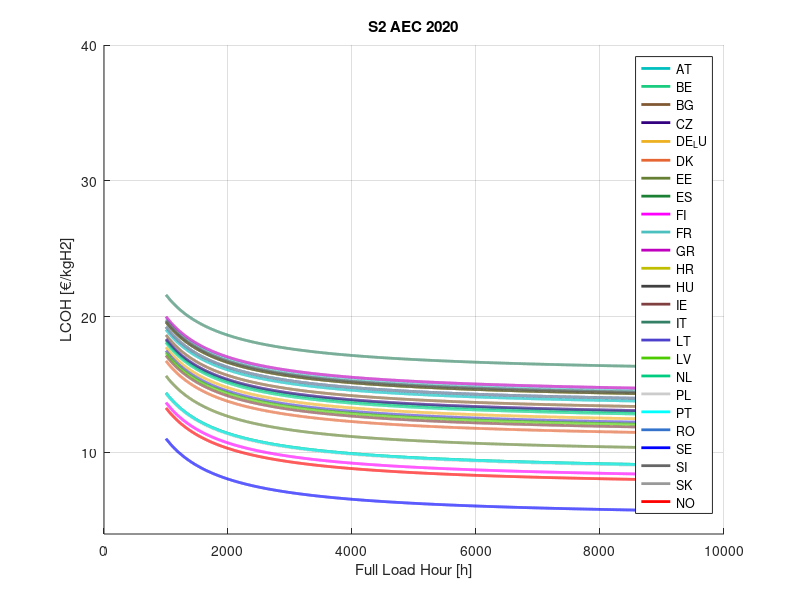

MATLAB code for this plot:
num_simulations = 1000;

%Common parameters
Discount_Rate_min = 0.06;       % assume 6-8%
Discount_Rate_max = 0.08;
Discount_Rate_values = unifrnd(Discount_Rate_min, Discount_Rate_max, [num_simulations, 1]);

Lifetime = 20;    % years

% Define electricity costs
electricity_cost_AT     = 0.261;
electricity_cost_BE     = 0.245;
electricity_cost_BG     = 0.253;
electricity_cost_CZ     = 0.247;
electricity_cost_DE_LU  = 0.235;
electricity_cost_DK     = 0.215;
electricity_cost_EE     = 0.193;
electricity_cost_ES     = 0.168;
electricity_cost_FI     = 0.154;
electricity_cost_FR     = 0.276;
electricity_cost_GR     = 0.280;
electricity_cost_HR     = 0.272;
electricity_cost_HU     = 0.272;
electricity_cost_IE     = 0.223;
electricity_cost_IT     = 0.312;
electricity_cost_LT     = 0.230;
electricity_cost_LV     = 0.227;
electricity_cost_NL     = 0.242;
electricity_cost_PL     = 0.167;
electricity_cost_PT     = 0.168;
electricity_cost_RO     = 0.265;
electricity_cost_SE     = 0.101;
electricity_cost_SI     = 0.274;
electricity_cost_SK     = 0.265;
electricity_cost_NO     = 0.146;


FLH = [1000:8760];

LHV = 33.33;    %kWh/kgH2

%AEC parameters
CAPEX_System_AEC_mean = 950;     % $/kW
CAPEX_System_AEC_std = 387.3;
CAPEX_System_AEC_values = normrnd(CAPEX_System_AEC_mean, CAPEX_System_AEC_std, [num_simulations,1]);
CAPEX_System_AEC_values(CAPEX_System_AEC_values < 500) = 500;
CAPEX_System_AEC_values(CAPEX_System_AEC_values > 1400) = 1400;

%CAPEX_Stack_AEC_values = 0.35*CAPEX_System_AEC_values;     % 35% of CAPEX system
CAPEX_AEC_values = CAPEX_System_AEC_values;

OPEX_AEC_values = 3;

System_Efficiency_AEC_mean = 0.665;
System_Efficiency_AEC_std = 0.0271;
System_Efficiency_AEC_values = normrnd(System_Efficiency_AEC_mean, System_Efficiency_AEC_std, [num_simulations,1]);
System_Efficiency_AEC_values(System_Efficiency_AEC_values < 0.63) = 0.63;
System_Efficiency_AEC_values(System_Efficiency_AEC_values > 0.7) = 0.7;

% Calculate SOEC LCOH values
term1_S = LHV ./ (System_Efficiency_AEC_values);
term2_S = Discount_Rate_values .* (1 + Discount_Rate_values).^Lifetime;
term3_S = (OPEX_AEC_values / 100);
term4_S = CAPEX_AEC_values ./ FLH;
AT = term1_S .* ((term2_S ./ ((1 + Discount_Rate_values).^Lifetime - 1) + term3_S) .* term4_S + electricity_cost_AT);
BE = term1_S .* ((term2_S ./ ((1 + Discount_Rate_values).^Lifetime - 1) + term3_S) .* term4_S + electricity_cost_BE);
BG = term1_S .* ((term2_S ./ ((1 + Discount_Rate_values).^Lifetime - 1) + term3_S) .* term4_S + electricity_cost_BG);
CZ = term1_S .* ((term2_S ./ ((1 + Discount_Rate_values).^Lifetime - 1) + term3_S) .* term4_S + electricity_cost_CZ);
DE_LU = term1_S .* ((term2_S ./ ((1 + Discount_Rate_values).^Lifetime - 1) + term3_S) .* term4_S + electricity_cost_DE_LU);
DK = term1_S .* ((term2_S ./ ((1 + Discount_Rate_values).^Lifetime - 1) + term3_S) .* term4_S + electricity_cost_DK);
EE = term1_S .* ((term2_S ./ ((1 + Discount_Rate_values).^Lifetime - 1) + term3_S) .* term4_S + electricity_cost_EE);
ES = term1_S .* ((term2_S ./ ((1 + Discount_Rate_values).^Lifetime - 1) + term3_S) .* term4_S + electricity_cost_ES);
FI = term1_S .* ((term2_S ./ ((1 + Discount_Rate_values).^Lifetime - 1) + term3_S) .* term4_S + electricity_cost_FI);
FR = term1_S .* ((term2_S ./ ((1 + Discount_Rate_values).^Lifetime - 1) + term3_S) .* term4_S + electricity_cost_FR);
GR = term1_S .* ((term2_S ./ ((1 + Discount_Rate_values).^Lifetime - 1) + term3_S) .* term4_S + electricity_cost_GR);
HR = term1_S .* ((term2_S ./ ((1 + Discount_Rate_values).^Lifetime - 1) + term3_S) .* term4_S + electricity_cost_HR);
HU = term1_S .* ((term2_S ./ ((1 + Discount_Rate_values).^Lifetime - 1) + term3_S) .* term4_S + electricity_cost_HU);
IE = term1_S .* ((term2_S ./ ((1 + Discount_Rate_values).^Lifetime - 1) + term3_S) .* term4_S + electricity_cost_IE);
IT = term1_S .* ((term2_S ./ ((1 + Discount_Rate_values).^Lifetime - 1) + term3_S) .* term4_S + electricity_cost_IT);
LT = term1_S .* ((term2_S ./ ((1 + Discount_Rate_values).^Lifetime - 1) + term3_S) .* term4_S + electricity_cost_LT);
LV = term1_S .* ((term2_S ./ ((1 + Discount_Rate_values).^Lifetime - 1) + term3_S) .* term4_S + electricity_cost_LV);
NL = term1_S .* ((term2_S ./ ((1 + Discount_Rate_values).^Lifetime - 1) + term3_S) .* term4_S + electricity_cost_NL);
PL = term1_S .* ((term2_S ./ ((1 + Discount_Rate_values).^Lifetime - 1) + term3_S) .* term4_S + electricity_cost_PL);
PT = term1_S .* ((term2_S ./ ((1 + Discount_Rate_values).^Lifetime - 1) + term3_S) .* term4_S + electricity_cost_PT);
RO = term1_S .* ((term2_S ./ ((1 + Discount_Rate_values).^Lifetime - 1) + term3_S) .* term4_S + electricity_cost_RO);
SE = term1_S .* ((term2_S ./ ((1 + Discount_Rate_values).^Lifetime - 1) + term3_S) .* term4_S + electricity_cost_SE);
SI = term1_S .* ((term2_S ./ ((1 + Discount_Rate_values).^Lifetime - 1) + term3_S) .* term4_S + electricity_cost_SI);
SK = term1_S .* ((term2_S ./ ((1 + Discount_Rate_values).^Lifetime - 1) + term3_S) .* term4_S + electricity_cost_SK);
NO = term1_S .* ((term2_S ./ ((1 + Discount_Rate_values).^Lifetime - 1) + term3_S) .* term4_S + electricity_cost_NO);


avg_AT = mean(AT);
avg_BE = mean(BE);
avg_BG = mean(BG);
avg_CZ = mean(CZ);
avg_DE_LU = mean(DE_LU);
avg_DK = mean(DK);
avg_EE = mean(EE);
avg_ES = mean(ES);
avg_FI = mean(FI);
avg_FR = mean(FR);
avg_GR = mean(GR);
avg_HR = mean(HR);
avg_HU = mean(HU);
avg_IE = mean(IE);
avg_IT = mean(IT);
avg_LT = mean(LT);
avg_LV = mean(LV);
avg_NL = mean(NL);
avg_PL = mean(PL);
avg_PT = mean(PT);
avg_RO = mean(RO);
avg_SE = mean(SE);
avg_SI = mean(SI);
avg_SK = mean(SK);
avg_NO = mean(NO);


% Plotting LCOH for each country based on FLH
figure;
hold on;

plot(FLH, avg_AT, 'DisplayName', 'AT', 'LineWidth', 2, 'Color', [0,0.75,0.75]);
plot(FLH, avg_BE, 'DisplayName', 'BE', 'LineWidth', 2, 'Color', [0.1,0.8,0.5]);
plot(FLH, avg_BG, 'DisplayName', 'BG', 'LineWidth', 2, 'Color', [0.5,0.35,0.2]);
plot(FLH, avg_CZ, 'DisplayName', 'CZ', 'LineWidth', 2, 'Color', [0.2,0,0.5]);
plot(FLH, avg_DE_LU, 'DisplayName', 'DE_LU', 'LineWidth', 2, 'Color', [0.93,0.69,0.13]);
plot(FLH, avg_DK, 'DisplayName', 'DK', 'LineWidth', 2, 'Color', [0.9,0.4,0.2]);
plot(FLH, avg_EE, 'DisplayName', 'EE', 'LineWidth', 2, 'Color', [0.4,0.5,0.2]);
plot(FLH, avg_ES, 'DisplayName', 'ES', 'LineWidth', 2, 'Color', [0.1,0.5,0.2]);
plot(FLH, avg_FI, 'DisplayName', 'FI', 'LineWidth', 2, 'Color', 'm');
plot(FLH, avg_FR, 'DisplayName', 'FR', 'LineWidth', 2, 'Color', [0.3,0.75,0.75]);
plot(FLH, avg_GR, 'DisplayName', 'GR', 'LineWidth', 2, 'Color', [0.75,0,0.75]);
plot(FLH, avg_HR, 'DisplayName', 'HR', 'LineWidth', 2, 'Color', [0.75,0.75,0]);
plot(FLH, avg_HU, 'DisplayName', 'HU', 'LineWidth', 2, 'Color', [0.25,0.25,0.25]);
plot(FLH, avg_IE, 'DisplayName', 'IE', 'LineWidth', 2, 'Color', [0.5,0.25,0.25]);
plot(FLH, avg_IT, 'DisplayName', 'IT', 'LineWidth', 2, 'Color', [0.2,0.5,0.4]);
plot(FLH, avg_LT, 'DisplayName', 'LT', 'LineWidth', 2, 'Color', [0.3,0.25,0.8]);
plot(FLH, avg_LV, 'DisplayName', 'LV', 'LineWidth', 2, 'Color', [0.3,0.8,0]);
plot(FLH, avg_NL, 'DisplayName', 'NL', 'LineWidth', 2, 'Color', [0,0.8,0.5]);
plot(FLH, avg_PL, 'DisplayName', 'PL', 'LineWidth', 2, 'Color', [0.8,0.8,0.8]);
plot(FLH, avg_PT, 'DisplayName', 'PT', 'LineWidth', 2, 'Color', 'c');
plot(FLH, avg_RO, 'DisplayName', 'RO', 'LineWidth', 2, 'Color', [0.2,0.45,0.8]);
plot(FLH, avg_SE, 'DisplayName', 'SE', 'LineWidth', 2, 'Color', 'b');
plot(FLH, avg_SI, 'DisplayName', 'SI', 'LineWidth', 2, 'Color', [0.4,0.4,0.4]);
plot(FLH, avg_SK, 'DisplayName', 'SK', 'LineWidth', 2, 'Color', [0.6,0.6,0.6]);
plot(FLH, avg_NO, 'DisplayName', 'NO', 'LineWidth', 2, 'Color', 'r');

hold off;

% Set axis labels and legend
xlabel('Full Load Hour [h]');
ylabel('LCOH [€/kgH2]');
title('S2 AEC 2020');
legend('Location', 'Best');
grid on;
ylim([4 40]);